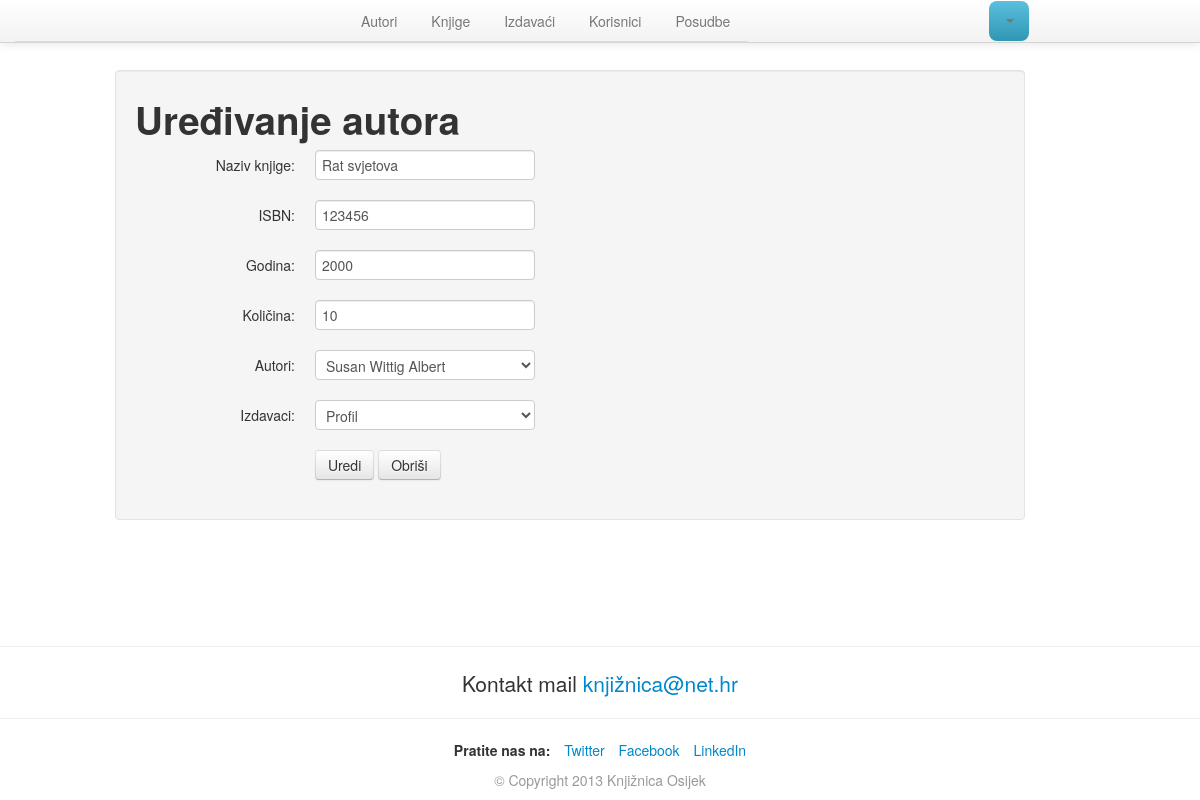
Page /knjiga.php?id=1 (signed in) on the committed database.
### tables this page shows
CREATE TABLE IF NOT EXISTS `knjiga` (
  `knjiga_ID` int(11) NOT NULL AUTO_INCREMENT,
  `autor_ID_FK` int(11) NOT NULL,
  `izdavac_ID_FK` int(11) NOT NULL,
  `naziv` varchar(50) NOT NULL,
  `isbn` varchar(15) NOT NULL,
  `godina` varchar(15) NOT NULL,
  `kolicina` int(11) NOT NULL,
  PRIMARY KEY (`knjiga_ID`)
);

### php/functions/general-functions.php (called while the page is built, shortened)
<?php
function upit($sql)
{
	$rez = mysql_query($sql);
	$rezultat = array();
	while($item = mysql_fetch_array($rez))
	{
		$rezultat[] = $item;
	}
	return $rezultat;
}
?>

### knjiga.php (the view, shortened to what this page needs)
<?php include 'php/includes/header.php'; ?>
<h1>Uređivanje autora</h1>
<?php
if(isset($_GET['id']))
{
	$id = $_GET['id'];
	$sql="SELECT * FROM knjiga WHERE knjiga_ID = $id";
	$knjiga = upit($sql);
	$sql1="SELECT * FROM autor";
	$autori = upit($sql1);
	$sql2="SELECT * FROM izdavac";
	$izdavaci = upit($sql2);
?>
<form class="form-horizontal" action="knjiga.php?id=<?php echo $id; ?>" method="post">
  <div class="control-group">
    <label class="control-label" for="naziv_knjige">Naziv knjige:</label>
    <div class="controls">
      <input type="text" id="naziv_knjige" name="naziv_knjige" value="<?php echo $knjiga[0]['naziv'];?>">
    </div>
  </div>
  <div class="control-group">
    <label class="control-label" for="isbn">ISBN:</label>
    <div class="controls">
      <input type="text" id="isbn" name="isbn" value="<?php echo $knjiga[0]['isbn'];?>">
    </div>
  </div>
  <div class="control-group">
    <label class="control-label" for="godina">Godina:</label>
    <div class="controls">
      <input type="text" id="godina" name="godina" value="<?php echo $knjiga[0]['godina'];?>">
    </div>
  </div>
  <div class="control-group">
    <label class="control-label" for="kolicina">Količina:</label>
    <div class="controls">
      <input type="text" id="kolicina" name="kolicina" value="<?php echo $knjiga[0]['kolicina'];?>">
    </div>
  </div>
  <div class="control-group">
    <label class="control-label" for="autor">Autori:</label>
    <div class="controls">
    	<select id="autor" name="autor">
    		<?php
    			foreach($autori as $autor):
				$selected = '';
				if ($autor['autor_ID'] == $knjiga[0]['autor_ID_FK']) {
					$selected = 'selected';
				}
			?>
					<option value="<?php echo $autor['autor_ID'] ?>" <?php echo $selected; ?>><?php echo $autor['ime']." ".$autor['prezime']; ?></option>
    		<?php
    			endforeach;
    		?>
    	</select>
    </div>
  </div>
  <div class="control-group">
    <label class="control-label" for="izdavac">Izdavaci:</label>
    <div class="controls">
    	<select id="izdavac" name="izdavac">
    		<?php
    			foreach($izdavaci as $izdavac):
				$selected = '';
				if ($izdavac['izdavac_ID'] == $knjiga[0]['izdavac_ID_FK']) {
					$selected = 'selected';
				}
			?>
					<option value="<?php echo $izdavac['izdavac_ID'] ?>" <?php echo $selected; ?>><?php echo $izdavac['naziv']; ?></option>
    		<?php
    			endforeach;
    		?>
    	</select>
    </div>
  </div>
  <div class="control-group">
    <div class="controls">
    	<input type="submit" type="submit" class="btn" name="uredi" value="Uredi">
      	<input type="submit" type="submit" class="btn" name="brisanje" value="Obriši">
    </div>
  </div>
</form>
<?php
}
?>
<?php include 'php/includes/footer.php'; ?>

### css/custom.css (style rules this page uses)
body { padding-top: 5em; }

### rows in the picture
knjiga: naziv_knjige "Rat svjetova", isbn "123456", godina "2000", kolicina "10"

### other values in the picture
form field autor "Susan Wittig Albert"
form field izdavac "Profil"
